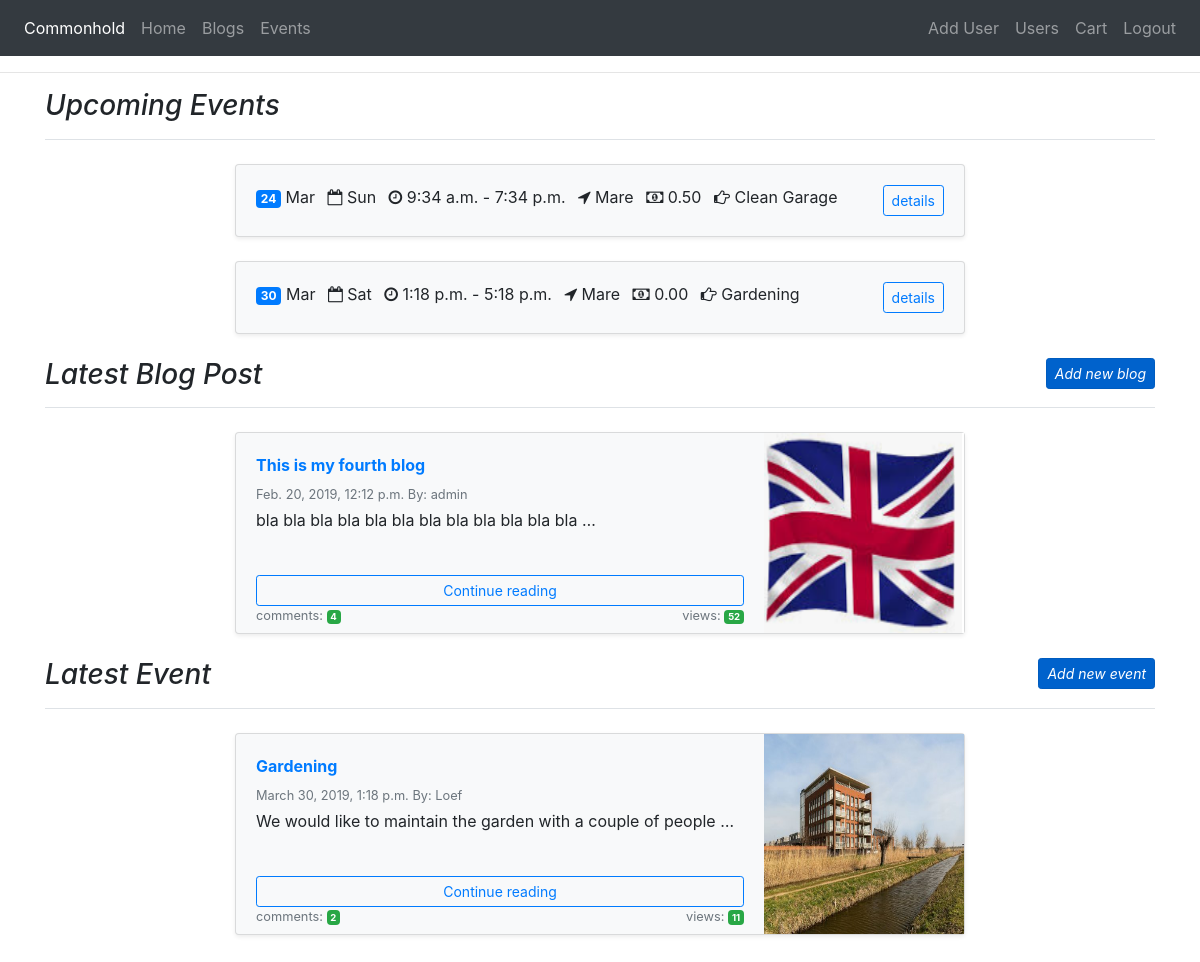
Page /accounts/overview/ (signed in) on the earlier database version.
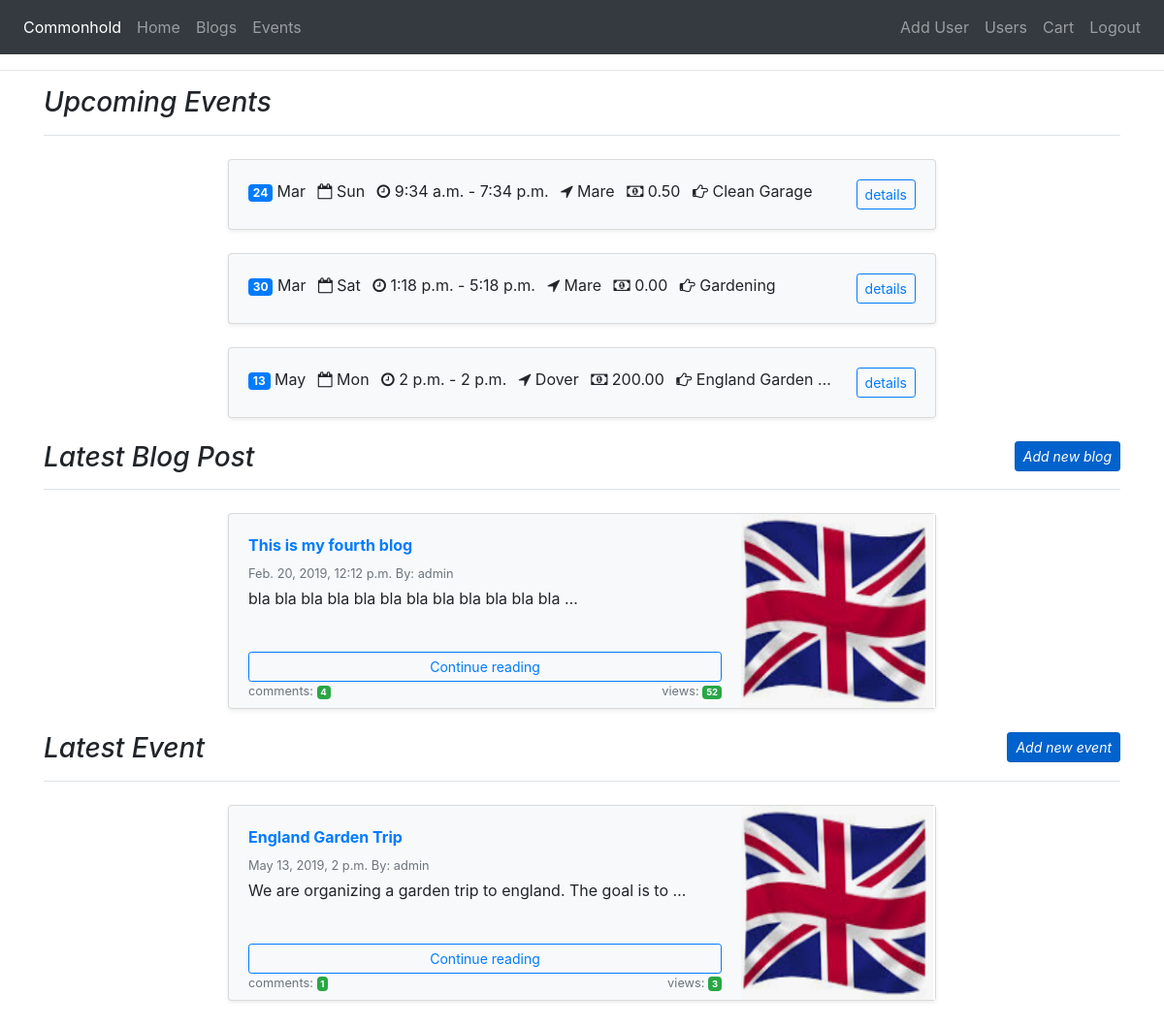
Same page on the later database version.
### events/models.py (models this page shows, shortened)
class Event(models.Model):
    author = models.ForeignKey(User, on_delete=models.CASCADE, related_name="event_author")
    title = models.CharField(max_length=200)
    details = models.TextField()
    location = models.CharField(max_length=200)
    views = models.IntegerField(default=0)
    price = models.DecimalField(max_digits=6, decimal_places=2)
    event_image = models.ImageField(upload_to="images", null=True, blank=True)
    scheduled_date_start = models.DateTimeField(blank=True, null=True)
    scheduled_date_end = models.DateTimeField(blank=True, null=True)
    published_date = models.DateTimeField(auto_now_add=True)

### blogs/models.py (models this page shows, shortened)
class Blog(models.Model):
    author = models.ForeignKey(User, on_delete=models.CASCADE, related_name="blog_author")
    title = models.CharField(max_length=200)
    content = models.TextField()
    published_date = models.DateTimeField(auto_now_add=True)
    views = models.IntegerField(default=0)
    blog_image = models.ImageField(upload_to="images", blank=True, null=True)

### accounts/views.py (the view)
@login_required
def overview(request):
    blogs = Blog.objects.filter(published_date__lte=timezone.now()).order_by('-published_date')[:1]
    events = Event.objects.filter(published_date__lte=timezone.now()).order_by('-published_date')[:1]
    upcoming_events = Event.objects.filter(scheduled_date_start__gte=timezone.now()).order_by('scheduled_date_start')[:4]
    blog_comments = BlogComment.objects.all()
    event_comments = EventComment.objects.all()
    return render(request, "overview.html", {'blogs': blogs, 'events': events,  'event_comments': event_comments, 'blog_comments': blog_comments, 'upcoming_events': upcoming_events })

### cart/contexts.py (called while the page is built)
def cart_contents(request):
    cart = request.session.get('cart', {})
    cart_items = []
    total = 0
    product_count = 0
    for id, quantity in cart.items():
        event = get_object_or_404(Event, pk=id)
        total += quantity * event.price
        product_count += quantity
        cart_items.append({'id':id, 'quantity': quantity, 'event': event})
    return { 'cart_items': cart_items, 'total': total,
        'product_count': product_count }

### accounts/templates/overview.html (shortened to what the changed rows need)
{% extends 'base.html' %}
{% block content %}
<div class="container">
   <div class="row justify-content-center">
   <div class="col-md-8">
   {% for up in upcoming_events %}
         <div class="card flex-md-row mb-4 shadow-sm h-md-250 bg-light">
            <div class="card-body d-flex flex-column less-padding-bottom">
                <ul class="list-inline">
                    <li class="list-inline-item"><span class="badge badge-primary">{{up.scheduled_date_start|date:"d"}}</span> {{up.scheduled_date_start|date:"b"|title}}</li>
                    <li class="list-inline-item"><i class="fa fa-calendar-o" aria-hidden="true"></i> {{up.scheduled_date_start|date:"D"}}</li>
                    <li class="list-inline-item"><i class="fa fa-clock-o" aria-hidden="true"></i> {{up.scheduled_date_start|date:"P"}} - {{up.scheduled_date_end|date:"P"}}</li>
                    <li class="list-inline-item"><i class="fa fa-location-arrow" aria-hidden="true"></i> {{up.location}}</li>
                    <li class="list-inline-item"><i class="fa fa-money" aria-hidden="true"></i> {{up.price}}</li>
                    <li class="list-inline-item"><i class="fa fa-hand-o-right"></i> {{up.title|truncatechars:16}}</li>
                    <li class="list-inline-item floatright"><a class="btn btn-outline-primary btn-sm" role="button" href="{% url 'event_detail' up.id %}">details</a></li>
                </ul>
            </div>
        </div>
   {% endfor %}
    </div>
   </div>
   <div class="row justify-content-center">
      {% for blog in blogs %}
      <div class="col-md-8">
         <div class="card flex-md-row mb-4 shadow-sm h-md-250 bg-light">
            <div class="card-body d-flex flex-column less-padding-bottom">
                <strong class="d-inline-block mb-2 text-primary">{{blog.title}}</strong>
                <div class="mb-1 text-muted small">{{blog.published_date}} By: {{blog.author}} </div>
                <p class="card-text mb-auto">{{blog.content|truncatewords:12}}</p>
                <a class="btn btn-outline-primary btn-sm" role="button" href="{% url 'blog_detail' blog.id %}">Continue reading</a>
                <div class="mb-1 text-muted small">
                   <span>comments: </span><span class="badge badge-success">{{ blog.comment_blog.count }}</span>
                   <span class="floatright">views: <span class="badge badge-success">{{blog.views}}</span></span>
                </div>
            </div>
            <img class="card-img-right flex-auto d-none d-lg-block" alt="Thumbnail [200x250]" src="{{ MEDIA_URL }}{{ blog.blog_image }}" style="width: 200px; height: 200px;">
         </div>
      </div>
    {% endfor %}
   </div>
   <div class="row justify-content-center">
   {% for event in events %}
   <div class="col-md-8">
       <div class="card flex-md-row mb-4 shadow-sm h-md-250 bg-light">
           <div class="card-body d-flex flex-column less-padding-bottom">
               <strong class="d-inline-block mb-2 text-primary">{{event.title}}</strong>
               <div class="mb-1 text-muted small">{{event.scheduled_date_start}} By: {{event.author}} </div>
               <p class="card-text mb-auto">{{event.details|truncatewords:12}}</p>
               <a class="btn btn-outline-primary btn-sm" role="button" href="{% url 'event_detail' event.id %}">Continue reading</a>
               <div class="mb-1 text-muted small">
                   <span>comments: </span><span class="badge badge-success">{{ event.event_comment_id.count }}</span>
                   <span class="floatright">views: <span class="badge badge-success">{{event.views}}</span></span>
               </div>
           </div>
           <img class="card-img-right flex-auto d-none d-lg-block" alt="Thumbnail [200x250]" src="{{ MEDIA_URL }}{{ event.event_image }}" style="width: 200px; height: 200px;">
       </div>
   </div>
   {% endfor %}
</div>
<br>
{% endblock %}

Differences in the rows shown:
no longer on one of the page's lists (row unchanged): Event: title "Gardening", scheduled_date_start "March 30, 2019, 1:18 p.m.", author "Loef", details "We would like to maintain the garden with a couple of people …", event_comment_id.count "2", views "11"
added Event: scheduled_date_start "13", scheduled_date_start "May", scheduled_date_start "Mon", scheduled_date_start "2 p.m.", scheduled_date_end "2 p.m.", location "Dover", price "200.00", title "England Garden …", title "England Garden Trip", scheduled_date_start "May 13, 2019, 2 p.m.", author "admin", details "We are organizing a garden trip to england. The goal is to …", event_comment_id.count "1", views "3", event_image (picture)
